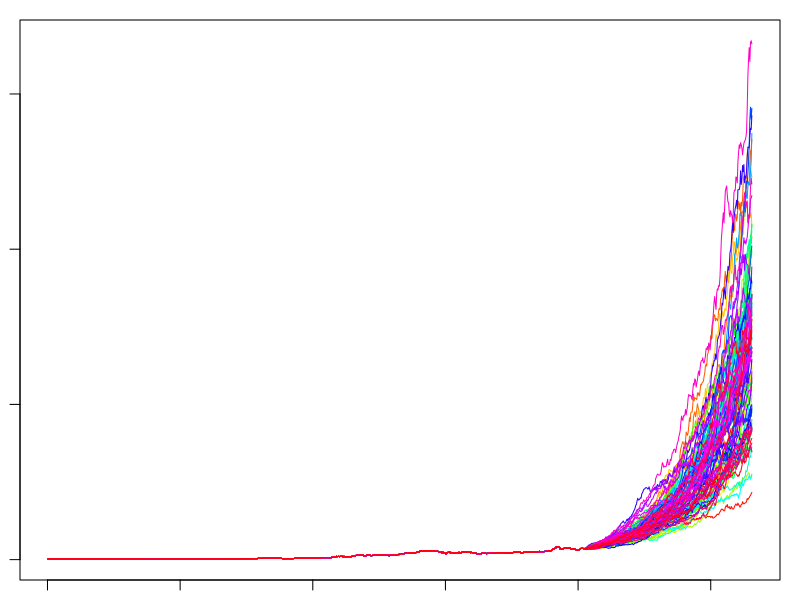
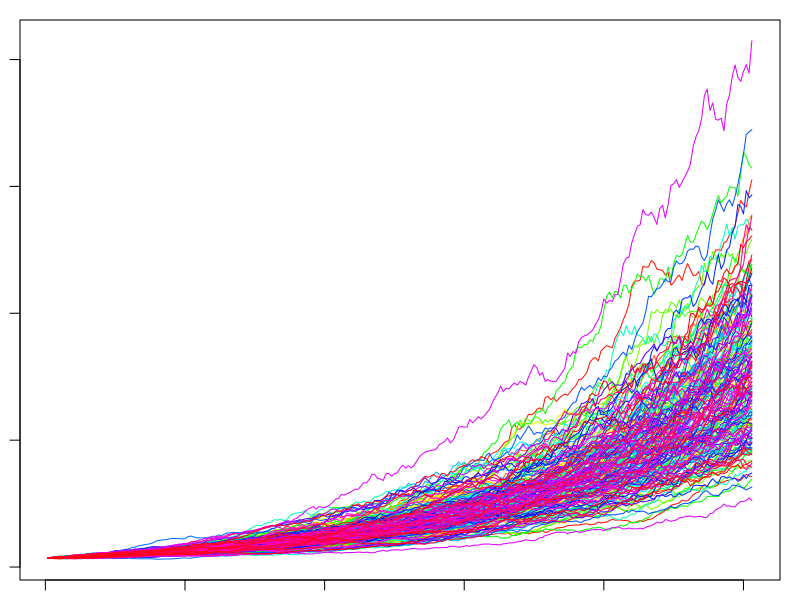

Write the R code that produced these figures, in order.
library(dplyr)

setwd("C:/Users/neo qi xiang/Desktop/sim_finance/project")
tesla = read.csv("TSLA.csv")
tesla_filter <- subset(tesla, select = c('Date', 'Adj.Close'))
tesla_filter$Date <- as.Date(tesla_filter$Date)
tesla_filter$year <- format(tesla_filter$Date, format = "%Y")

tesla_train <- tesla_filter %>% filter(year <= 2021)
#tesla_test <- tesla_filter %>% filter(year > 2020)
tesla_train$lag_year <- lag(tesla_train$Adj.Close,252)
tesla_train$returns <- tesla_train$Adj.Close/tesla_train$lag_year

tesla_train <- tesla_train %>% filter(!is.na(returns))

tesla_train$ln_returns <- log(tesla_train$returns)

v = mean(tesla_train$ln_returns)/(1/252)
sig_2<- var(tesla_train$ln_returns)



Binomtreefit<-function(v,sigma,Deltat,approx=TRUE){
  if(approx){
    p=1/2+v*sqrt(Deltat)/sigma/2
    u=exp(sigma*sqrt(Deltat))
    d=1/u
  } else{
    p=1/2+v*Deltat/(2*sqrt((v*Deltat)^2+sigma^2*Deltat))
    u=exp(sqrt((v*Deltat)^2+sigma^2*Deltat))
    d=1/u
  }
  list(p=p,u=u,d=d)
}


sigma= sqrt(sig_2)
dt=1
ApproxResult<-Binomtreefit(v,sigma,dt)
ApproxResult



sigma=sqrt(sig_2)
dt=1
NonApproxResult <- Binomtreefit(v,sigma,dt)
NonApproxResult 



mu <- mean(tesla_train$returns)
sigma <- sqrt(var(tesla_train$returns))
s0 <- tail(tesla_train,1)$Adj.Close

SimGBMsde<-function(Nsim,S0,mu,sigma,Deltat,T){
  m=T/Deltat # number of periods
  S=matrix(S0,nrow=Nsim,ncol=m+1)
  for(i in 1:Nsim){
    Z<-rnorm(m)
    for(j in 2:(m+1)){
      S[i,j]=S[i,j-1]+S[i,j-1]*(mu*Deltat+sigma*sqrt(Deltat)*Z[j-1])
    }
  }
  S
}

Visualize<-function(S){
  # endindex=ncol(S)
  minS=min(S);maxS=max(S) # the y-limits of the plot
  noS<-nrow(S)
  cl<-rainbow(noS) # vector of rainbow colors
  plot(S[1,],type="l",ylim=c(minS,maxS),col=cl[1])
  if(noS>1){
    for(i in 2:noS){
      lines(S[i,],col=cl[i])
    }
  }
}

S0=s0; sigma=0.4; T=1; dt=1/252;
v=mu-sigma^2/2
set.seed(4518)
SimGBM<-SimGBMsde(100,S0,v,sigma,dt,T)

tesla_prices<-as.numeric(as.vector(tesla_train$Adj.Close))
tesla_prices<-tesla_prices[!is.na(tesla_prices)]
n0=length(tesla_prices)
St=tesla_prices[n0]
sim_tesla<-SimGBMsde(100,St,v,sigma,dt,1)
Histdata<-matrix(rep(tesla_prices,100),ncol=n0,byrow=T)
wholedata<-cbind(Histdata,sim_tesla)
par(mar=c(1,1,1,1))
Visualize(wholedata)

SimGBMexactAV<-function(Nsim,S0,v,sigma,Deltat,T,collate=FALSE){
  m=T/Deltat # number of periods
  S=matrix(S0,nrow=Nsim,ncol=m+1)
  Stilde=matrix(S0,nrow=Nsim,ncol=m+1)
  for(i in 1:Nsim){
    Z<-rnorm(m)
    for(j in 2:(m+1)){
      S[i,j]=S[i,j-1]*exp(v*Deltat+sigma*sqrt(Deltat)*Z[j-1])
      Stilde[i,j]=Stilde[i,j-1]*exp(v*Deltat+sigma*sqrt(Deltat)*(-Z[j-1]))
    }
  }
  if(collate){
    out=matrix(0,2*Nsim,ncol=m+1)
    for(i in 1:Nsim){
      out[(2*i-1),]=S[i,]
      out[2*i,]=Stilde[i,]
    }
    return(out)
  } else{return(rbind(S,Stilde))}
}

Nsim=100
SimTSLAAV<-SimGBMexactAV(Nsim,St,v,sigma,dt,1,collate=TRUE)
Visualize((SimTSLAAV))











dt=1/252

TESLAprices <-as.numeric(as.vector(tesla_train$Adj.Close))
TESLAprices <- TESLAprices[!is.na(TESLAprices)]
n0 =length(TESLAprices)

TESLAlogprices <-log(TESLAprices)

TESLAlogreturns <- TESLAlogprices[2:n0]- TESLAlogprices[1:(n0-1)]
v=mean(TESLAlogreturns)/dt
sigma=sd(TESLAlogreturns)/sqrt(dt)














